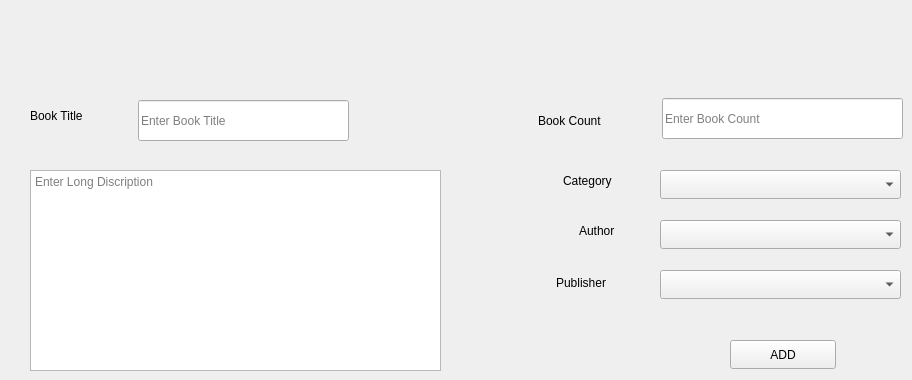
      <widget class="QWidget" name="tab_6">
       <attribute name="title">
        <string>Add New Book</string>
       </attribute>
       <widget class="QLineEdit" name="lineEdit_3">
        <property name="geometry">
         <rect>
          <x>662</x>
          <y>98</y>
          <width>241</width>
          <height>41</height>
         </rect>
        </property>
        <property name="placeholderText">
         <string>Enter Book Count</string>
        </property>
       </widget>
       <widget class="QComboBox" name="comboBox_5">
        <property name="geometry">
         <rect>
          <x>660</x>
          <y>170</y>
          <width>241</width>
          <height>29</height>
         </rect>
        </property>
       </widget>
       <widget class="QComboBox" name="comboBox_6">
        <property name="geometry">
         <rect>
          <x>660</x>
          <y>220</y>
          <width>241</width>
          <height>29</height>
         </rect>
        </property>
       </widget>
       <widget class="QComboBox" name="comboBox_7">
        <property name="geometry">
         <rect>
          <x>660</x>
          <y>270</y>
          <width>241</width>
          <height>29</height>
         </rect>
        </property>
       </widget>
       <widget class="QLabel" name="label">
        <property name="geometry">
         <rect>
          <x>30</x>
          <y>100</y>
          <width>101</width>
          <height>31</height>
         </rect>
        </property>
        <property name="text">
         <string>Book Title</string>
        </property>
       </widget>
       <widget class="QLabel" name="label_2">
        <property name="geometry">
         <rect>
          <x>538</x>
          <y>110</y>
          <width>121</width>
          <height>21</height>
         </rect>
        </property>
        <property name="text">
         <string>Book Count</string>
        </property>
       </widget>
       <widget class="QLabel" name="label_7">
        <property name="geometry">
         <rect>
          <x>563</x>
          <y>170</y>
          <width>91</width>
          <height>21</height>
         </rect>
        </property>
        <property name="text">
         <string>Category</string>
        </property>
       </widget>
       <widget class="QLabel" name="label_8">
        <property name="geometry">
         <rect>
          <x>579</x>
          <y>220</y>
          <width>71</width>
          <height>21</height>
         </rect>
        </property>
        <property name="text">
         <string>Author</string>
        </property>
       </widget>
       <widget class="QLabel" name="label_9">
        <property name="geometry">
         <rect>
          <x>556</x>
          <y>272</y>
          <width>101</width>
          <height>21</height>
         </rect>
        </property>
        <property name="text">
         <string>Publisher</string>
        </property>
       </widget>
       <widget class="QPushButton" name="pushButton_8">
        <property name="geometry">
         <rect>
          <x>730</x>
          <y>340</y>
          <width>106</width>
          <height>29</height>
         </rect>
        </property>
        <property name="text">
         <string>ADD</string>
        </property>
       </widget>
       <widget class="QLineEdit" name="lineEdit_7">
        <property name="geometry">
         <rect>
          <x>138</x>
          <y>100</y>
          <width>211</width>
          <height>41</height>
         </rect>
        </property>
        <property name="placeholderText">
         <string>Enter Book Title</string>
        </property>
       </widget>
       <widget class="QTextEdit" name="textEdit">
        <property name="geometry">
         <rect>
          <x>30</x>
          <y>170</y>
          <width>411</width>
          <height>201</height>
         </rect>
        </property>
        <property name="placeholderText">
         <string>Enter Long Discription</string>
        </property>
       </widget>
      </widget>
